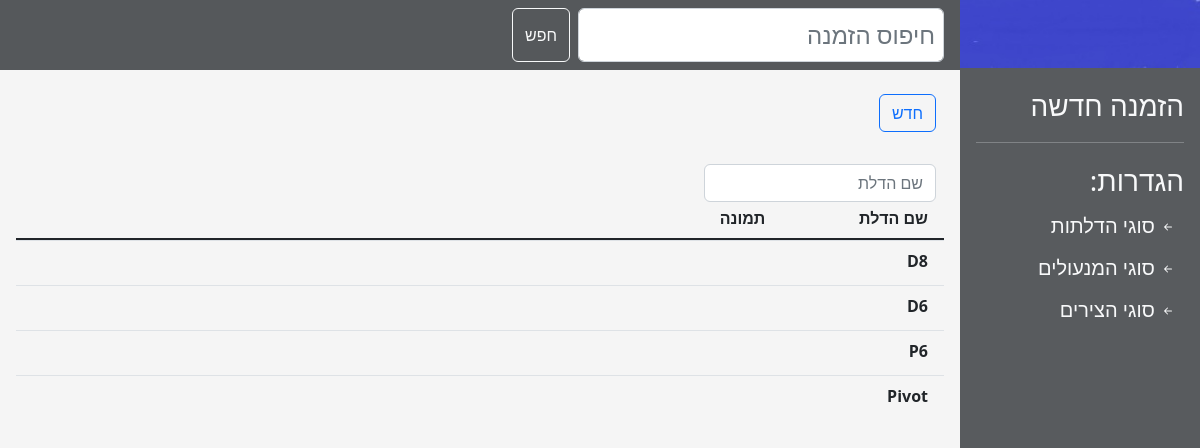
The app's page /doors with its own data.
### main/models.py (models this page shows, shortened)
class DoorType(models.Model):
    name = models.CharField(max_length=16, help_text="שם הדלת",
                            verbose_name="שם הדלת:", unique=True, null=False, )
    image = models.ImageField(upload_to='images/door_types/', default='',
                              help_text="תמונת הדלת", verbose_name="סקיצה:", blank=True,
                              validators=[validate_image_file_extension])
    height_calculation = models.DecimalField(max_digits=4, decimal_places=1, help_text="הפחתה בגובה",
                                             verbose_name="הפחתה בגובה:", null=False, default=0,
                                             validators=[MaxValueValidator(0)])
    width_calculation = models.DecimalField(max_digits=4, decimal_places=1, help_text="הפחתה ברוחב",
                                            verbose_name="הפחתה ברוחב:", null=False, default=0,
                                            validators=[MaxValueValidator(0)])
    covering_out_height_calculation = models.DecimalField(max_digits=4, decimal_places=1, help_text="הפחתה בגובה",
                                                          verbose_name="הפחתה בגובה:", null=False, default=0,
                                                          validators=[MaxValueValidator(0)])
    covering_out_width_calculation = models.DecimalField(max_digits=4, decimal_places=1, help_text="הפחתה ברוחב",
                                                         verbose_name="הפחתה ברוחב:", null=False, default=0,
                                                         validators=[MaxValueValidator(0)])
    covering_into_height_calculation = models.DecimalField(max_digits=4, decimal_places=1, help_text="הפחתה בגובה",
                                                           verbose_name="הפחתה בגובה:", null=False, default=0,
                                                           validators=[MaxValueValidator(0)])
    covering_into_width_calculation = models.DecimalField(max_digits=4, decimal_places=1, help_text="הפחתה ברוחב",
                                                          verbose_name="הפחתה ברוחב:", null=False, default=0,
                                                          validators=[MaxValueValidator(0)])
    binder_calculation = models.DecimalField(max_digits=4, decimal_places=1, help_text="הפחתה ברוחב",
                                             verbose_name="הפחתה ברוחב:", null=False, default=0,
                                             validators=[MaxValueValidator(0)])

### main/views.py (the view)
# urls.py: path('doors', main.views.door_types, name='doors'),
def door_types(request):
    doors = DoorType.objects.all()
    form_error = None
    form = DoorTypeForm()
    if request.method == 'POST':
        form = DoorTypeForm(request.POST, request.FILES)
        if form.is_valid():
            form.save()
        else:
            form_error = True
    return render(request, 'doors.html', {'form': form, 'doors': doors, 'form_error': form_error})

### main/forms.py
class DoorTypeForm(ModelForm):
    error_css_class = "error"
    class Meta:
        model = DoorType
        fields = ['name', 'image', 'height_calculation', 'width_calculation']
        widgets = {'name': TextInput(attrs={'class': 'form-control', 'size': '30'}),
                   'height_calculation': TextInput(attrs={'size': '5', 'class': 'form-control'}),
                   'width_calculation': TextInput(attrs={'size': '5', 'class': 'form-control'}),
                   'image': CustomClearableFileInput(attrs={'class': 'form-control'}, ),
                   }
        error_messages = {
            'name': {'required': "שדה חובה", 'unique': "דלת עם שם כזה כבר קיימת במערכת"},
            'height_calculation': {'max_value': "מספר חייב להיות שלילי או אפס", 'invalid': "הזן מספר"},
            'width_calculation': {'max_value': "מספר חייב להיות שלילי או אפס", 'invalid': "הזן מספר"},
            'image': {'invalid_image': "קובץ תמונה שגוי"}
        }

### templates/doors.html (shortened to what this page needs)
{% extends 'generic_list.html' %}
{% block filter_placeholder %}שם הדלת{% endblock %}
{% block table %}
        <div class="row border-bottom border-dark border-2">
            <div class="col-2 pb-1 fw-bold lh-lg mx-1">שם הדלת</div>
            <div class="col-2 pb-1 fw-bold lh-lg mx-1">תמונה</div>
            <div class="w-25"></div>
            <div class="w-25"></div>
        </div>
        {% load static %}
        {% for door in doors %}
            <div>
                <div data-bs-toggle="collapse"
                     data-bs-target="#record_{{ door.id }}"
                     aria-expanded="true" aria-controls="record_{{ door.id }}" style="z-index: -1;"
                     class="row table-row border-top border-black-50 border-1 tr">
                    <div class="col-2 pb-1 fw-bold lh-lg m-1">{{ door.name }}</div>
                    <div class="col-2 pb-1 fw-bold lh-lg m-1">
                    </div>
                </div>
            </div>
        {% endfor %}
{% endblock %}

### static/css/styles.css (style rules this page uses)
body { margin: 0; padding: 0; height: 100vh; display: block; }

### records on screen
DoorType: name "D8"
DoorType: name "D6"
DoorType: name "P6"
DoorType: name "Pivot"
